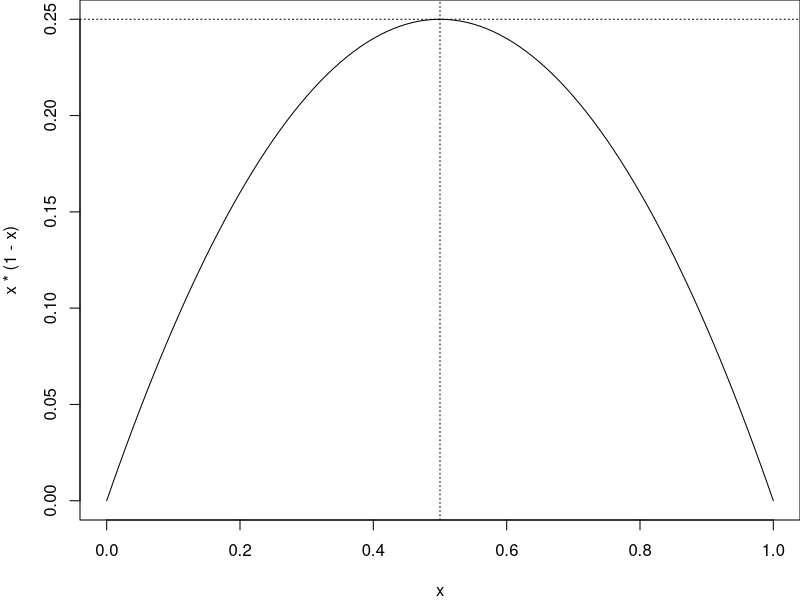
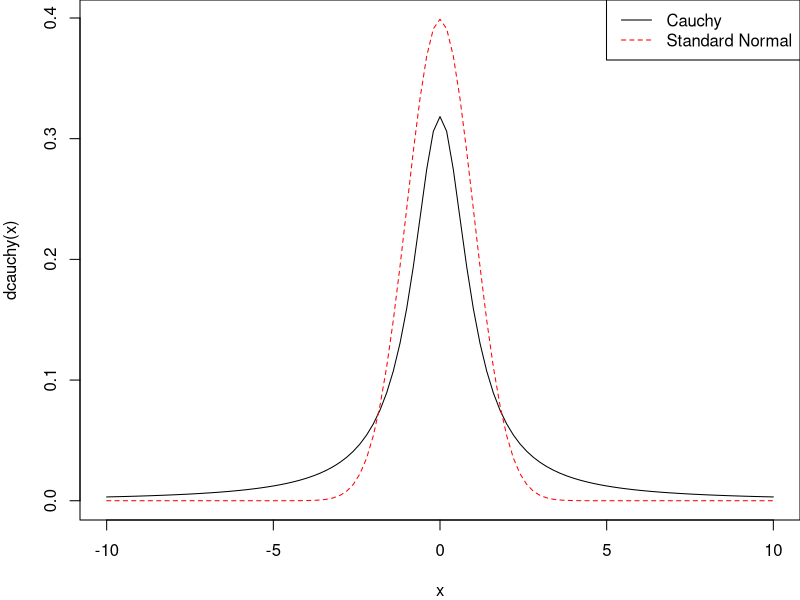
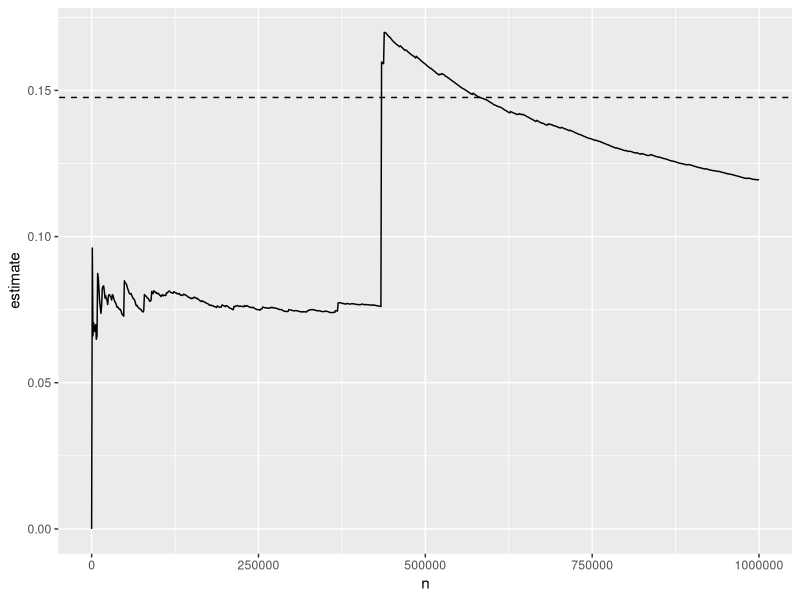
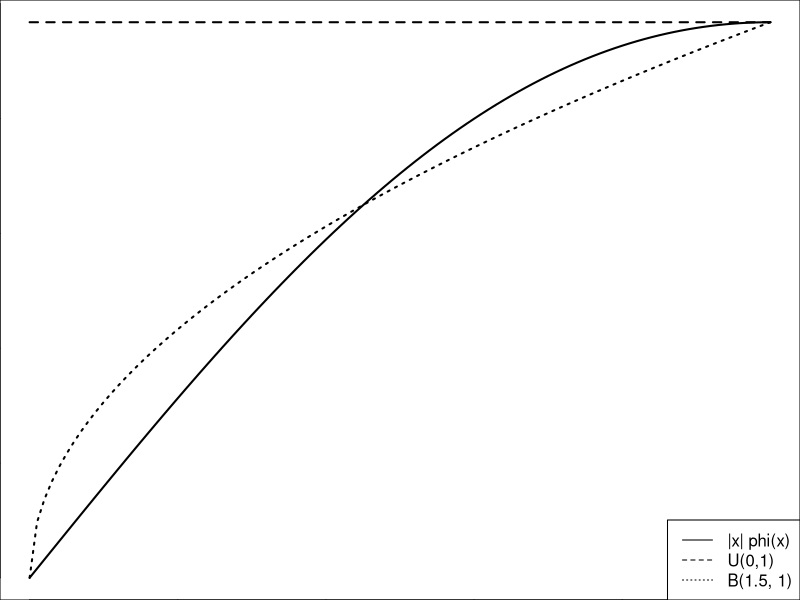

These charts were generated, in order, by the following R code:
## ---- chunk 1
knitr::opts_chunk$set(echo = TRUE, out.width = "100%")
options(width = 60, digits = 4)
set.seed(49482)
library(tidyverse)
## ---- chunk 2
par(mar = c(4,4,0,0))
curve(x * (1 - x), from = 0, to = 1)
abline(v = 0.5, lty = 3)
abline(h = 0.25, lty = 3)
## ---- chunk 3
(targetN <- 4 * qnorm(0.975)^2 * 0.25 / 0.001^2)
## ---- chunk 4
gxs <- rnorm(targetN) <= 1.96
(ci <- as.numeric(t.test(gxs)$conf.int))   ## 95% is the default
diff(ci)
## ---- chunk 5
iids <- runif(10000)^(1/3)
mean(iids)
(est_var_iid <- var(iids) / 10000)
## ---- chunk 6
tmp <- runif(5000)
antis <- (tmp^(1/3) + (1 - tmp)^(1/3)) / 2
mean(antis)
(est_var_anti <- var(antis) / 5000)
## ---- chunk 7
1 - (est_var_anti / est_var_iid)
## ---- chunk 8
k <- 100000
sum(rnorm(k) >= 4.5)
## ---- chunk 9
ys <- rexp(k) + 4.5
ratios <- dnorm(ys) / (dexp(ys - 4.5))
mean(ratios)
(truep <- pnorm(4.5, lower.tail = FALSE))
## ---- chunk 10
truep * (1 - truep) / k
## ---- chunk 11
var(ratios) / k
## ---- chunk 12
curve(dcauchy(x), -10, 10, ylim = c(0, dnorm(0)))
curve(dnorm(x), add = TRUE, col = "red", lty = 2)
legend("topright", c("Cauchy", "Standard Normal"), col = c("black", "red"), lty = 1:2)
## ---- chunk 13
set.seed(390393)
## ---- chunk 14
k <- 1000000 # one million samples
ys <- rnorm(k)
iweights <- dcauchy(ys) / dnorm(ys)
estimates <- cumsum(iweights * (ys >= 2)) / (1:k)
## ---- chunk 15
ks <- seq(1, k, length.out = 1000) %>% round
ggplot(data.frame(estimate = estimates[ks], n = ks), aes(x = n, y = estimate)) + geom_line() +
    geom_abline(slope = 0, intercept = pcauchy(2, lower.tail = FALSE), lty = 2)
## ---- chunk 16
par(mar = c(0, 0, 0, 0))
mx <- dnorm(1)
curve(abs(x) * dnorm(x), from = 0, to = 1, lwd = 2)
betas <- c(1, 1.5)
for (i in seq_along(betas)) {
    b <- betas[i]
    bb <- dbeta(1, b, 1)
    curve(mx * dbeta(x, b, 1) / bb, add = TRUE, lty = i + 1, lwd = 2)
}
legend("bottomright", lty = 1:3, legend = c("|x| phi(x)", "U(0,1)", "B(1.5, 1)"))
## ---- chunk 17
tn <- function(x) { dnorm(x) / (pnorm(1) - pnorm(0)) }
k <- 10000
yu <- runif(k)
iwu <- tn(yu) / dunif(yu)    ## f(y) / g(y)
mean(yu * iwu)
yr <- rbeta(k, 1.5, 1)
iwr <- tn(yr) / dbeta(yr, 1.5, 1)
mean(yr * iwr)
## ---- chunk 18
varu <- var(yu * iwu) # variance of single h(Y) f(Y) / g(Y) term
varr <- var(yr * iwr)
(varu - varr) / varu  # percent decrease, uniform -> Beta
## ---- chunk 19
diff(t.test(yr * iwr)$conf.int) / diff(t.test(yu * iwu)$conf.int)
